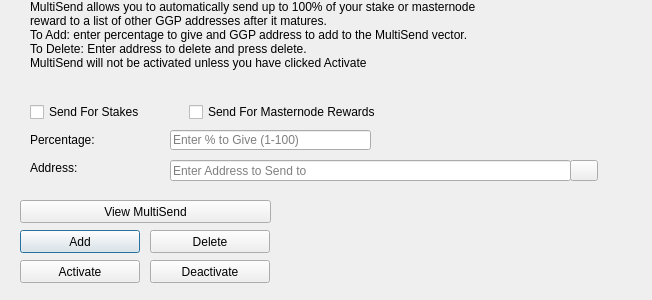
<?xml version="1.0" encoding="UTF-8"?>
<ui version="4.0">
 <class>MultiSendDialog</class>
 <widget class="QDialog" name="MultiSendDialog">
  <property name="windowModality">
   <enum>Qt::NonModal</enum>
  </property>
  <property name="geometry">
   <rect>
    <x>0</x>
    <y>0</y>
    <width>652</width>
    <height>300</height>
   </rect>
  </property>
  <property name="windowTitle">
   <string>MultiSend</string>
  </property>
  <widget class="QLineEdit" name="multiSendPercentEdit">
   <property name="geometry">
    <rect>
     <x>170</x>
     <y>130</y>
     <width>201</width>
     <height>20</height>
    </rect>
   </property>
   <property name="toolTip">
    <string>Enter whole numbers 1 - 100</string>
   </property>
   <property name="placeholderText">
    <string>Enter % to Give (1-100)</string>
   </property>
  </widget>
  <widget class="QLineEdit" name="multiSendAddressEdit">
   <property name="geometry">
    <rect>
     <x>170</x>
     <y>160</y>
     <width>401</width>
     <height>21</height>
    </rect>
   </property>
   <property name="toolTip">
    <string/>
   </property>
   <property name="placeholderText">
    <string>Enter Address to Send to</string>
   </property>
  </widget>
  <widget class="QLabel" name="label_2">
   <property name="geometry">
    <rect>
     <x>30</x>
     <y>0</y>
     <width>451</width>
     <height>121</height>
    </rect>
   </property>
   <property name="lineWidth">
    <number>1</number>
   </property>
   <property name="text">
    <string>MultiSend allows you to automatically send up to 100% of your stake or masternode reward to a list of other GGP addresses after it matures.
To Add: enter percentage to give and GGP address to add to the MultiSend vector.
To Delete: Enter address to delete and press delete.
MultiSend will not be activated unless you have clicked Activate</string>
   </property>
   <property name="alignment">
    <set>Qt::AlignLeading|Qt::AlignLeft|Qt::AlignTop</set>
   </property>
   <property name="wordWrap">
    <bool>true</bool>
   </property>
  </widget>
  <widget class="QLabel" name="message">
   <property name="geometry">
    <rect>
     <x>290</x>
     <y>200</y>
     <width>351</width>
     <height>91</height>
    </rect>
   </property>
   <property name="text">
    <string/>
   </property>
  </widget>
  <widget class="QPushButton" name="addButton">
   <property name="geometry">
    <rect>
     <x>20</x>
     <y>230</y>
     <width>120</width>
     <height>23</height>
    </rect>
   </property>
   <property name="toolTip">
    <string/>
   </property>
   <property name="statusTip">
    <string>Add to MultiSend Vector</string>
   </property>
   <property name="text">
    <string>Add</string>
   </property>
  </widget>
  <widget class="QPushButton" name="disableButton">
   <property name="geometry">
    <rect>
     <x>150</x>
     <y>260</y>
     <width>120</width>
     <height>23</height>
    </rect>
   </property>
   <property name="statusTip">
    <string>Deactivate MultiSend</string>
   </property>
   <property name="text">
    <string>Deactivate</string>
   </property>
  </widget>
  <widget class="QPushButton" name="addressBookButton">
   <property name="geometry">
    <rect>
     <x>570</x>
     <y>160</y>
     <width>28</width>
     <height>21</height>
    </rect>
   </property>
   <property name="toolTip">
    <string>Choose an address from the address book</string>
   </property>
   <property name="text">
    <string/>
   </property>
   <property name="icon">
    <iconset resource="../ggp.qrc">
     <normaloff>:/icons/address-book</normaloff>:/icons/address-book</iconset>
   </property>
   <property name="shortcut">
    <string>Alt+A</string>
   </property>
   <property name="autoDefault">
    <bool>false</bool>
   </property>
  </widget>
  <widget class="QLabel" name="label">
   <property name="geometry">
    <rect>
     <x>30</x>
     <y>130</y>
     <width>121</width>
     <height>20</height>
    </rect>
   </property>
   <property name="toolTip">
    <string>Percentage of stake to send</string>
   </property>
   <property name="text">
    <string>Percentage:</string>
   </property>
  </widget>
  <widget class="QLabel" name="label_5">
   <property name="geometry">
    <rect>
     <x>30</x>
     <y>160</y>
     <width>111</width>
     <height>16</height>
    </rect>
   </property>
   <property name="toolTip">
    <string>Address to send portion of stake to</string>
   </property>
   <property name="text">
    <string>Address:</string>
   </property>
  </widget>
  <widget class="QPushButton" name="deleteButton">
   <property name="geometry">
    <rect>
     <x>150</x>
     <y>230</y>
     <width>120</width>
     <height>23</height>
    </rect>
   </property>
   <property name="toolTip">
    <string/>
   </property>
   <property name="statusTip">
    <string>Delete Address From MultiSend Vector</string>
   </property>
   <property name="text">
    <string>Delete</string>
   </property>
  </widget>
  <widget class="QPushButton" name="activateButton">
   <property name="geometry">
    <rect>
     <x>20</x>
     <y>260</y>
     <width>120</width>
     <height>23</height>
    </rect>
   </property>
   <property name="statusTip">
    <string>Activate MultiSend</string>
   </property>
   <property name="text">
    <string>Activate</string>
   </property>
  </widget>
  <widget class="QPushButton" name="viewButton">
   <property name="geometry">
    <rect>
     <x>20</x>
     <y>200</y>
     <width>251</width>
     <height>23</height>
    </rect>
   </property>
   <property name="toolTip">
    <string/>
   </property>
   <property name="statusTip">
    <string>View MultiSend Vector</string>
   </property>
   <property name="text">
    <string>View MultiSend</string>
   </property>
  </widget>
  <widget class="QWidget" name="horizontalLayoutWidget">
   <property name="geometry">
    <rect>
     <x>30</x>
     <y>100</y>
     <width>351</width>
     <height>24</height>
    </rect>
   </property>
   <layout class="QHBoxLayout" name="horizontalLayout">
    <item>
     <widget class="QCheckBox" name="multiSendStakeCheckBox">
      <property name="text">
       <string>Send For Stakes</string>
      </property>
     </widget>
    </item>
    <item>
     <widget class="QCheckBox" name="multiSendMasternodeCheckBox">
      <property name="text">
       <string>Send For Masternode Rewards</string>
      </property>
     </widget>
    </item>
   </layout>
  </widget>
 </widget>
 <resources>
  <include location="../ggp.qrc"/>
 </resources>
 <connections/>
</ui>
